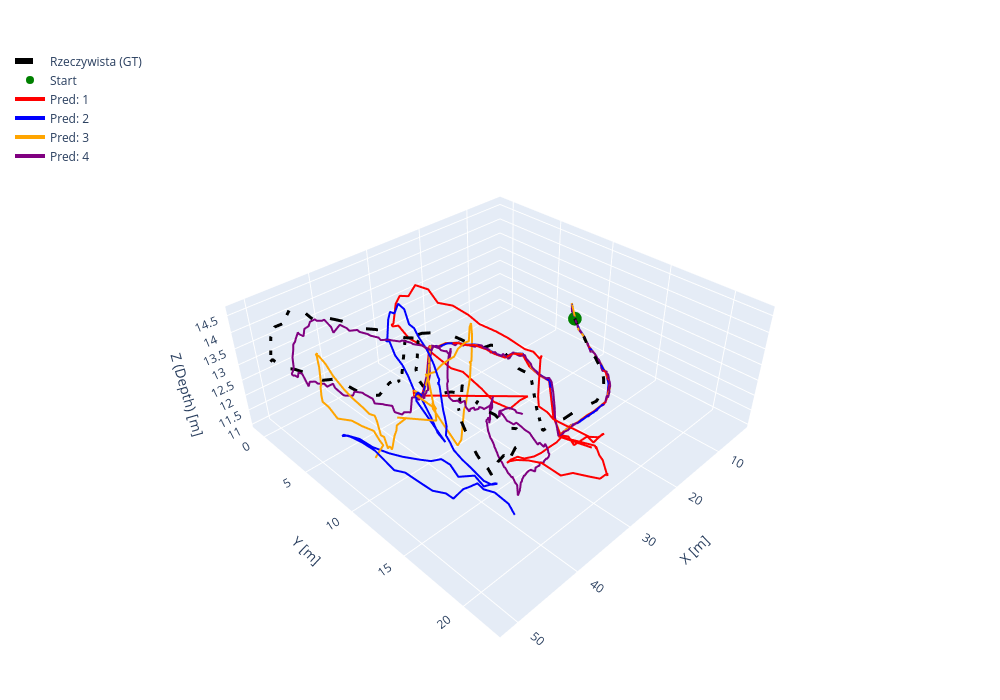

Write notebook code for a chart like this one.
### Code cell
compare_trajectory_3d(traj, labels)
